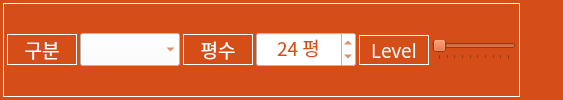
       <widget class="QFrame" name="frame_109">
        <property name="font">
         <font>
          <family>나눔고딕 ExtraBold</family>
          <pointsize>9</pointsize>
          <weight>9</weight>
          <italic>false</italic>
          <bold>false</bold>
         </font>
        </property>
        <property name="styleSheet">
         <string notr="true">background-color: rgb(213, 77, 23);
font: 75 9pt &quot;나눔고딕 ExtraBold&quot;;</string>
        </property>
        <layout class="QHBoxLayout" name="horizontalLayout_256">
         <property name="leftMargin">
          <number>3</number>
         </property>
         <property name="topMargin">
          <number>3</number>
         </property>
         <property name="rightMargin">
          <number>3</number>
         </property>
         <property name="bottomMargin">
          <number>3</number>
         </property>
         <item>
          <widget class="QFrame" name="horizontalFrame_16">
           <property name="styleSheet">
            <string notr="true">color: rgb(255, 255, 255);</string>
           </property>
           <property name="frameShape">
            <enum>QFrame::Box</enum>
           </property>
           <layout class="QHBoxLayout" name="horizontalLayout_87">
            <property name="spacing">
             <number>3</number>
            </property>
            <property name="leftMargin">
             <number>3</number>
            </property>
            <property name="topMargin">
             <number>3</number>
            </property>
            <property name="rightMargin">
             <number>3</number>
            </property>
            <property name="bottomMargin">
             <number>3</number>
            </property>
            <item>
             <widget class="QLabel" name="label_30">
              <property name="sizePolicy">
               <sizepolicy hsizetype="Preferred" vsizetype="Fixed">
                <horstretch>0</horstretch>
                <verstretch>0</verstretch>
               </sizepolicy>
              </property>
              <property name="minimumSize">
               <size>
                <width>70</width>
                <height>30</height>
               </size>
              </property>
              <property name="maximumSize">
               <size>
                <width>16777215</width>
                <height>16777215</height>
               </size>
              </property>
              <property name="font">
               <font>
                <family>구름 산스 500</family>
                <pointsize>14</pointsize>
                <weight>50</weight>
                <italic>false</italic>
                <bold>false</bold>
               </font>
              </property>
              <property name="styleSheet">
               <string notr="true">background-color: rgb(213, 77, 23);
color: rgb(255, 255, 255);
font: 14pt &quot;구름 산스 500&quot;;</string>
              </property>
              <property name="frameShape">
               <enum>QFrame::Box</enum>
              </property>
              <property name="text">
               <string>구분</string>
              </property>
              <property name="alignment">
               <set>Qt::AlignCenter</set>
              </property>
             </widget>
            </item>
            <item>
             <widget class="QComboBox" name="comboBox_gubun">
              <property name="sizePolicy">
               <sizepolicy hsizetype="Preferred" vsizetype="Fixed">
                <horstretch>0</horstretch>
                <verstretch>0</verstretch>
               </sizepolicy>
              </property>
              <property name="minimumSize">
               <size>
                <width>100</width>
                <height>30</height>
               </size>
              </property>
              <property name="maximumSize">
               <size>
                <width>100</width>
                <height>16777215</height>
               </size>
              </property>
              <property name="font">
               <font>
                <family>구름 산스 500</family>
                <pointsize>14</pointsize>
                <weight>50</weight>
                <italic>false</italic>
                <bold>false</bold>
               </font>
              </property>
              <property name="styleSheet">
               <string notr="true">background-color: rgb(255, 255, 255);
color: rgb(213, 77, 23);
font: 14pt &quot;구름 산스 500&quot;;</string>
              </property>
              <property name="frame">
               <bool>false</bool>
              </property>
              <property name="placeholderText" stdset="0">
               <string notr="true"/>
              </property>
             </widget>
            </item>
            <item>
             <widget class="QLabel" name="label_24">
              <property name="sizePolicy">
               <sizepolicy hsizetype="Preferred" vsizetype="Fixed">
                <horstretch>0</horstretch>
                <verstretch>0</verstretch>
               </sizepolicy>
              </property>
              <property name="minimumSize">
               <size>
                <width>70</width>
                <height>30</height>
               </size>
              </property>
              <property name="maximumSize">
               <size>
                <width>16777215</width>
                <height>16777215</height>
               </size>
              </property>
              <property name="font">
               <font>
                <family>구름 산스 500</family>
                <pointsize>14</pointsize>
                <weight>50</weight>
                <italic>false</italic>
                <bold>false</bold>
               </font>
              </property>
              <property name="styleSheet">
               <string notr="true">background-color: rgb(213, 77, 23);
color: rgb(255, 255, 255);
font: 14pt &quot;구름 산스 500&quot;;</string>
              </property>
              <property name="frameShape">
               <enum>QFrame::Box</enum>
              </property>
              <property name="text">
               <string>평수</string>
              </property>
              <property name="alignment">
               <set>Qt::AlignCenter</set>
              </property>
             </widget>
            </item>
            <item>
             <widget class="QSpinBox" name="spinBox_area">
              <property name="minimumSize">
               <size>
                <width>100</width>
                <height>30</height>
               </size>
              </property>
              <property name="font">
               <font>
                <family>구름 산스 500</family>
                <pointsize>14</pointsize>
                <weight>50</weight>
                <italic>false</italic>
                <bold>false</bold>
               </font>
              </property>
              <property name="styleSheet">
               <string notr="true">background-color: rgb(255, 255, 255);
color: rgb(213, 77, 23);
font: 14pt &quot;구름 산스 500&quot;;</string>
              </property>
              <property name="alignment">
               <set>Qt::AlignCenter</set>
              </property>
              <property name="suffix">
               <string> 평</string>
              </property>
              <property name="minimum">
               <number>1</number>
              </property>
              <property name="maximum">
               <number>100</number>
              </property>
              <property name="value">
               <number>24</number>
              </property>
             </widget>
            </item>
            <item>
             <widget class="QLabel" name="label_25">
              <property name="sizePolicy">
               <sizepolicy hsizetype="Preferred" vsizetype="Fixed">
                <horstretch>0</horstretch>
                <verstretch>0</verstretch>
               </sizepolicy>
              </property>
              <property name="minimumSize">
               <size>
                <width>70</width>
                <height>30</height>
               </size>
              </property>
              <property name="maximumSize">
               <size>
                <width>16777215</width>
                <height>16777215</height>
               </size>
              </property>
              <property name="font">
               <font>
                <family>구름 산스 500</family>
                <pointsize>14</pointsize>
                <weight>50</weight>
                <italic>false</italic>
                <bold>false</bold>
               </font>
              </property>
              <property name="styleSheet">
               <string notr="true">background-color: rgb(213, 77, 23);
color: rgb(255, 255, 255);
font: 14pt &quot;구름 산스 500&quot;;</string>
              </property>
              <property name="frameShape">
               <enum>QFrame::Box</enum>
              </property>
              <property name="text">
               <string>Level</string>
              </property>
              <property name="alignment">
               <set>Qt::AlignCenter</set>
              </property>
             </widget>
            </item>
            <item>
             <widget class="QSlider" name="horizontalSlider_level">
              <property name="minimum">
               <number>1</number>
              </property>
              <property name="maximum">
               <number>10</number>
              </property>
              <property name="singleStep">
               <number>1</number>
              </property>
              <property name="pageStep">
               <number>1</number>
              </property>
              <property name="value">
               <number>1</number>
              </property>
              <property name="orientation">
               <enum>Qt::Horizontal</enum>
              </property>
              <property name="invertedAppearance">
               <bool>false</bool>
              </property>
              <property name="invertedControls">
               <bool>false</bool>
              </property>
              <property name="tickPosition">
               <enum>QSlider::TicksBelow</enum>
              </property>
             </widget>
            </item>
           </layout>
          </widget>
         </item>
         <item>
          <spacer name="horizontalSpacer_60">
           <property name="orientation">
            <enum>Qt::Horizontal</enum>
           </property>
           <property name="sizeHint" stdset="0">
            <size>
             <width>40</width>
             <height>20</height>
            </size>
           </property>
          </spacer>
         </item>
        </layout>
       </widget>
